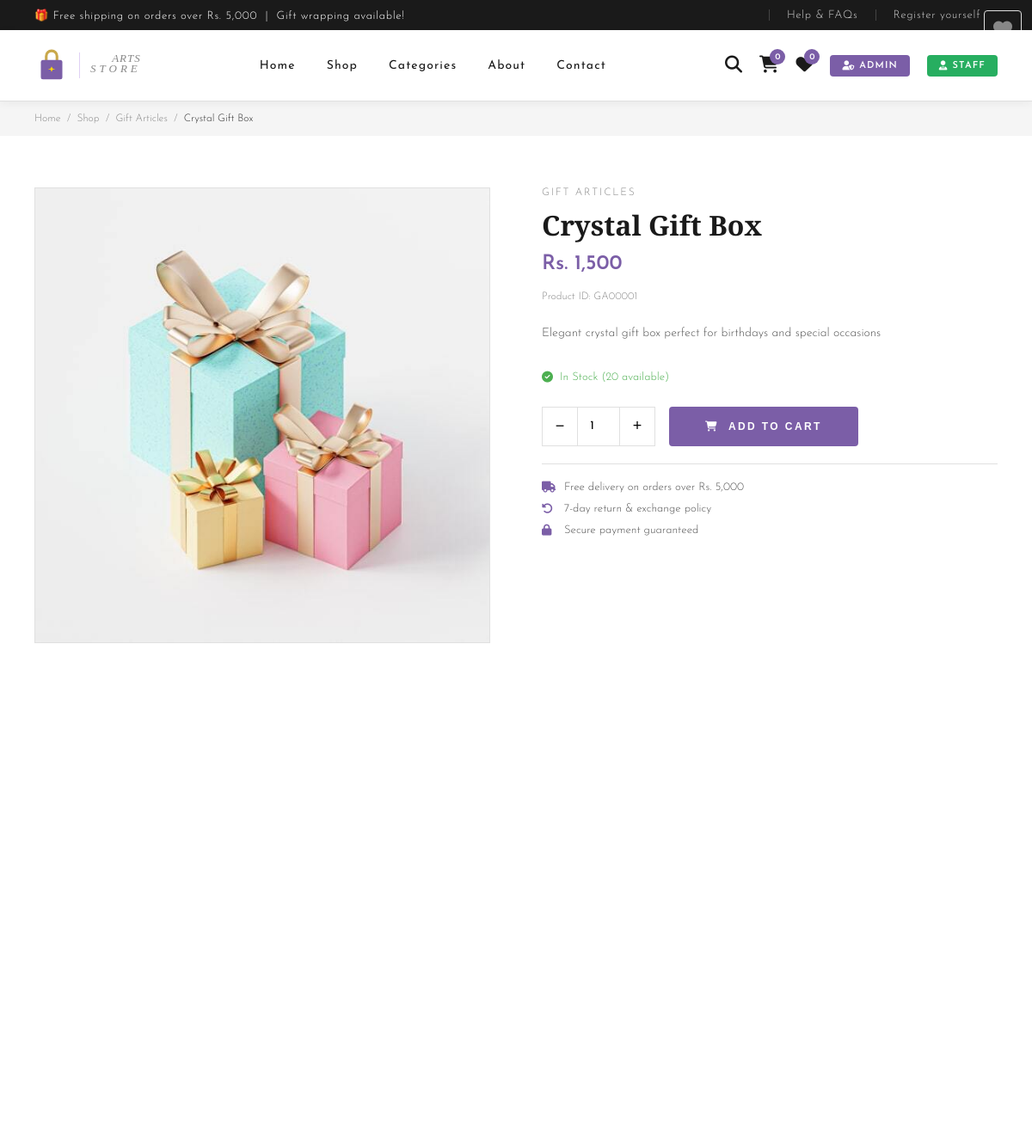
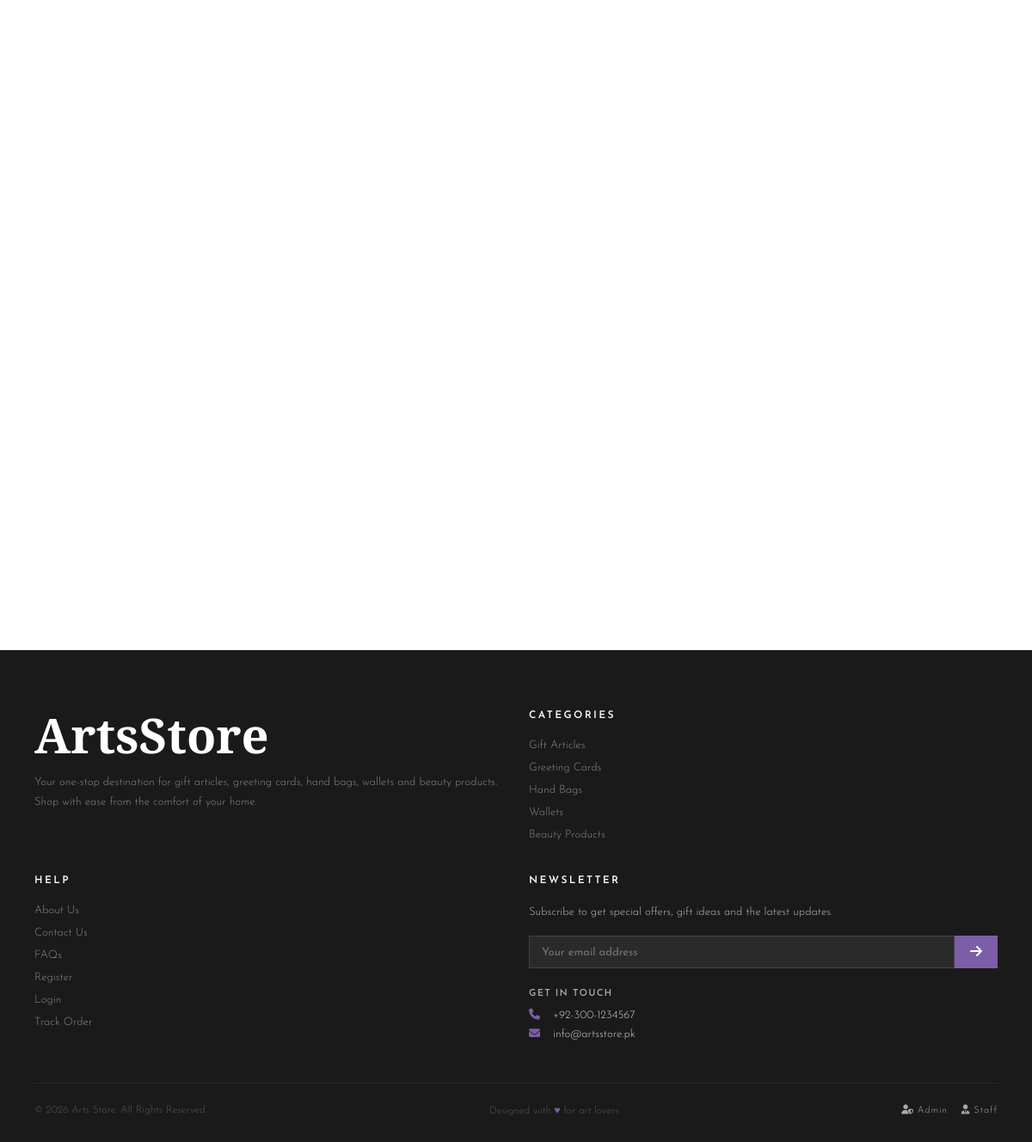
The app's page /product-detail.php?id=1 with its own data (2 pictures, top to bottom).
### tables this page shows
CREATE TABLE products (
  product_id    INT(11)       NOT NULL AUTO_INCREMENT PRIMARY KEY,
  product_code  VARCHAR(15)   NOT NULL UNIQUE,
  product_name  VARCHAR(200)  NOT NULL,
  description   TEXT          DEFAULT NULL,
  price         DECIMAL(10,2) NOT NULL DEFAULT 0.00,
  stock         INT(11)       NOT NULL DEFAULT 0,
  cat_id        INT(11)       DEFAULT NULL,
  product_image VARCHAR(255)  DEFAULT NULL,
  is_new        TINYINT(1)    NOT NULL DEFAULT 0,
  has_warranty  TINYINT(1)    NOT NULL DEFAULT 0,
  is_active     TINYINT(1)    NOT NULL DEFAULT 1,
  created_at    DATETIME      NOT NULL DEFAULT CURRENT_TIMESTAMP,
  updated_at    DATETIME      NOT NULL DEFAULT CURRENT_TIMESTAMP ON UPDATE CURRENT_TIMESTAMP,
  KEY idx_cat_id    (cat_id),
  KEY idx_is_new    (is_new),
  KEY idx_is_active (is_active),
  CONSTRAINT fk_products_cat
    FOREIGN KEY (cat_id) REFERENCES categories(cat_id)
    ON DELETE SET NULL ON UPDATE CASCADE
);

CREATE TABLE categories (
  cat_id INT(11) NOT NULL AUTO_INCREMENT PRIMARY KEY,
  cat_name VARCHAR(100) NOT NULL, 
  cat_slug VARCHAR(100) NOT NULL UNIQUE,
  cat_desc VARCHAR(255),
  cat_image VARCHAR(255),
  created_at DATETIME DEFAULT CURRENT_TIMESTAMP
);

### product-detail.php (the view, shortened to what this page needs)
<?php
require_once 'includes/db.php';
$id = (int)($_GET['id'] ?? 0);
$product = null;
if($id) {
    $res = $conn->query("SELECT p.*, c.cat_name FROM products p LEFT JOIN categories c ON p.cat_id=c.cat_id WHERE p.product_id=$id");
    if($res) $product = $res->fetch_assoc();
}
$product_code_display = $product['product_code'];
$related_res = $conn->query("SELECT * FROM products WHERE cat_id={$product['cat_id']} AND product_id != $id LIMIT 4");
$related = [];
if($related_res) while($row = $related_res->fetch_assoc()) $related[] = $row;
?>
<?php include 'includes/header.php'; ?>
<div style="padding:14px 40px;background:#f5f5f5;font-size:12px;color:#888;">
  <a href="index.php" style="color:#888;">Home</a> &nbsp;/&nbsp;
  <a href="products.php" style="color:#888;">Shop</a> &nbsp;/&nbsp;
  <a href="products.php?cat=<?php echo urlencode($product['cat_id']); ?>" style="color:#888;">
    <?php echo htmlspecialchars($product['cat_name'] ?? ''); ?>
  </a> &nbsp;/&nbsp;
  <span style="color:#333;"><?php echo htmlspecialchars($product['product_name']); ?></span>
</div>
<section class="product-detail">
  <div class="detail-grid">
    <div>
      <img class="detail-img"
           src="<?php echo htmlspecialchars($product['product_image'] ?? 'images/placeholder.jpg'); ?>"
           alt="<?php echo htmlspecialchars($product['product_name']); ?>"
           style="width:100%;object-fit:cover;"/>
    </div>
    <div class="detail-info">
      <p style="font-size:12px;color:#888;letter-spacing:.15em;text-transform:uppercase;margin-bottom:10px;">
        <?php echo htmlspecialchars($product['cat_name'] ?? ''); ?>
      </p>
      <h1><?php echo htmlspecialchars($product['product_name']); ?></h1>
      <p class="detail-price">Rs. <?php echo number_format($product['price']); ?></p>
      <p class="detail-id">Product ID: <?php echo $product_code_display; ?></p>
      <p class="detail-desc"><?php echo nl2br(htmlspecialchars($product['description'] ?? 'Premium quality product from Arts Store.')); ?></p>
      <?php if($product['stock'] > 0): ?>
        <div style="display:flex;align-items:center;gap:8px;margin-bottom:28px;font-size:13px;color:#4CAF50;">
          <i class="fas fa-check-circle"></i> In Stock (<?php echo $product['stock']; ?> available)
        </div>
      <?php else: ?>
        <div style="font-size:13px;color:#e74c3c;margin-bottom:28px;">
          <i class="fas fa-times-circle"></i> Out of Stock
        </div>
      <?php endif; ?>
      <?php if($product['stock'] > 0): ?>
      <div style="display:flex;align-items:center;gap:16px;margin-bottom:20px;">
        <div style="display:flex;align-items:center;border:1px solid #e0e0e0;">
          <button onclick="var q=document.getElementById('qty');if(q.value>1)q.value--;"
                  style="width:40px;height:44px;background:none;border:none;font-size:18px;cursor:pointer;">−</button>
          <input id="qty" type="number" value="1" min="1" max="<?php echo $product['stock']; ?>"
                 style="width:50px;height:44px;border:none;border-left:1px solid #e0e0e0;border-right:1px solid #e0e0e0;
                        text-align:center;font-size:14px;font-family:'Josefin Sans',sans-serif;outline:none;"/>
          <button onclick="var q=document.getElementById('qty');if(q.value<<?php echo $product['stock']; ?>)q.value++;"
                  style="width:40px;height:44px;background:none;border:none;font-size:18px;cursor:pointer;">+</button>
        </div>
        <button class="btn-shop" style="border-radius:4px;"
                onclick="addToCart(<?php echo $product['product_id']; ?>, document.getElementById('qty').value)">
          <i class="fas fa-shopping-cart"></i>&nbsp; Add to Cart
        </button>
        <button class="product-heart" style="font-size:22px;background:none;border:1px solid #e0e0e0;
                width:44px;height:44px;border-radius:4px;display:flex;align-items:center;justify-content:center;"
                onclick="this.classList.toggle('active');toggleWishlist(this,<?php echo $product['product_id']; ?>)">
          <i class="fas fa-heart"></i>
        </button>
      </div>
      <?php endif; ?>
      <div style="border-top:1px solid #e0e0e0;padding-top:20px;margin-top:10px;">
        <?php foreach([
          ['fas fa-truck',      'Free delivery on orders over Rs. 5,000'],
          ['fas fa-undo-alt',   '7-day return & exchange policy'],
          ['fas fa-lock',       'Secure payment guaranteed'],
        ] as $f): ?>
        <div style="display:flex;align-items:center;gap:10px;margin-bottom:12px;font-size:13px;color:#555;">
          <i class="<?php echo $f[0]; ?>" style="color:#7B5EA7;width:16px;"></i>
          <?php echo $f[1]; ?>
        </div>
        <?php endforeach; ?>
      </div>
    </div>
  </div>
  <?php if(!empty($related)): ?>
  <div style="margin-top:80px;">
    <div class="product-grid" style="margin-top:40px;">
    </div>
  </div>
  <?php endif; ?>
</section>
<?php include 'includes/footer.php'; ?>

### records on screen
products: cat.cat_name "Gift Articles", product_name "Crystal Gift Box", product_image (picture), cat.cat_name "GIFT ARTICLES", price "1,500", product_code "GA00001", description "Elegant crystal gift box perfect for birthdays and special occasions", stock "20"

### other values on screen
$f[1] "Free delivery on orders over Rs. 5,000"
$f[1] "7-day return & exchange policy"
$f[1] "Secure payment guaranteed"
